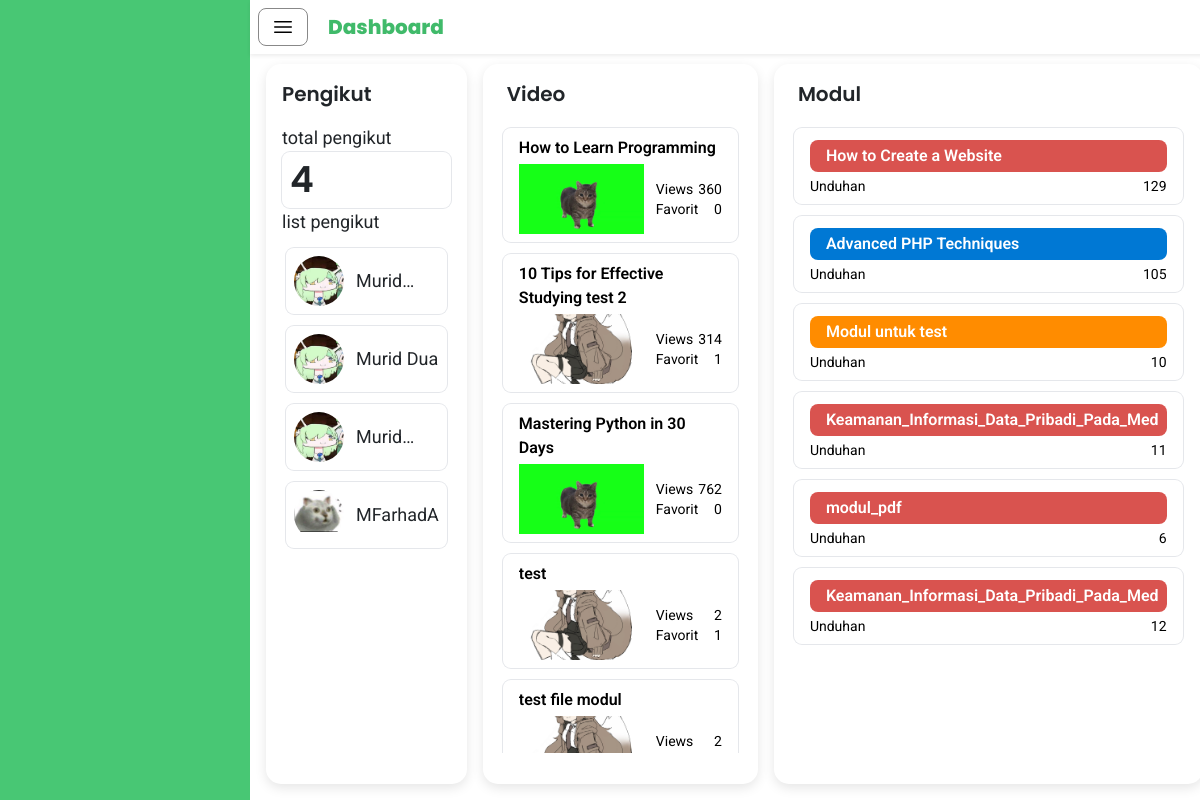
The page /guru/index.php (signed in) on the database its author committed.
### tables this page shows
CREATE TABLE IF NOT EXISTS `user` (
  `userID` int NOT NULL AUTO_INCREMENT,
  `email` varchar(255) NOT NULL,
  `password` varchar(255) NOT NULL,
  `name` varchar(255) NOT NULL,
  `school` varchar(255) NOT NULL,
  `profile_photo` varchar(255) NOT NULL,
  `role` int NOT NULL,
  PRIMARY KEY (`userID`)
);

CREATE TABLE IF NOT EXISTS `video` (
  `videoID` int NOT NULL AUTO_INCREMENT,
  `teacherID` int NOT NULL,
  `video` varchar(255) NOT NULL DEFAULT '',
  `thumbnail` varchar(255) NOT NULL DEFAULT '',
  `title` varchar(255) NOT NULL,
  `views` int NOT NULL,
  `upload_date` datetime NOT NULL,
  `favorite` int DEFAULT '0',
  PRIMARY KEY (`videoID`),
  KEY `teacherID` (`teacherID`),
  CONSTRAINT `video_ibfk_1` FOREIGN KEY (`teacherID`) REFERENCES `guru` (`teacherID`) ON DELETE CASCADE ON UPDATE CASCADE
);

CREATE TABLE IF NOT EXISTS `modul` (
  `moduleID` int NOT NULL AUTO_INCREMENT,
  `teacherID` int NOT NULL,
  `videoID` int NOT NULL,
  `title` varchar(255) NOT NULL,
  `download` int NOT NULL,
  `modul` varchar(255) NOT NULL,
  PRIMARY KEY (`moduleID`),
  KEY `teacherID` (`teacherID`),
  KEY `FK_modul_video` (`videoID`),
  CONSTRAINT `FK_modul_guru` FOREIGN KEY (`teacherID`) REFERENCES `guru` (`teacherID`),
  CONSTRAINT `FK_modul_video` FOREIGN KEY (`videoID`) REFERENCES `video` (`videoID`)
);

### guru/dataPengikut.php (called while the page is built, shortened)
<?php
include 'datateacherID.php';
$servername = "localhost";
$username = "root";
$password = "";
$dbname = "study_tube";
$conn = new mysqli($servername, $username, $password, $dbname);
$sql = "SELECT
            u.name AS pengikut_nama_murid,
            u.profile_photo AS pengikut_foto_profil_murid
        FROM
            user u
        JOIN
            siswa s ON u.userID = s.userID
        JOIN
            ikuti i ON s.studentID = i.studentID
        WHERE
            i.teacherID = ?
        ";
$stmt = $conn->prepare($sql);
$stmt->bind_param("i", $teacherID);
$stmt->execute();
$resultPengikut = $stmt->get_result();
?>

### guru/datateacherID.php (called while the page is built, shortened)
<?php
$servername = "localhost";
$username = "root";
$password = "";
$dbname = "study_tube";
$conn = new mysqli($servername, $username, $password, $dbname);
$userID = $_SESSION['user_id'];
$sqlteacherID = "SELECT teacherID FROM guru JOIN user ON guru.userID = user.userID WHERE user.userID = ?";
$stmtteacherID = $conn->prepare($sqlteacherID);
$stmtteacherID->bind_param("i", $userID);
$stmtteacherID->execute();
$resultteacherID = $stmtteacherID->get_result();
if ($row = $resultteacherID->fetch_assoc()) {
    $teacherID = $row['teacherID'];
} else {
    echo "Student ID tidak ditemukan.";
}
?>

### guru/dataVideo.php (called while the page is built, shortened)
<?php
include 'datateacherID.php';
$servername = "localhost";
$username = "root";
$password = "";
$dbname = "study_tube";
$conn = new mysqli($servername, $username, $password, $dbname);
$sql = "SELECT
            thumbnail,
            title,
            video,
            views,
            favorite
        FROM
            video
        WHERE
            teacherID = ?
        ";
$stmt = $conn->prepare($sql);
$stmt->bind_param("i", $teacherID);
$stmt->execute();
$resultVideo = $stmt->get_result();
?>

### guru/dataModul.php (called while the page is built, shortened)
<?php
include 'datateacherID.php';
$servername = "localhost";
$username = "root";
$password = "";
$dbname = "study_tube";
$conn = new mysqli($servername, $username, $password, $dbname);
$sql = "SELECT
            title,
            modul,
            download
        FROM
            modul
        WHERE
            teacherID = ?
        ";
$stmt = $conn->prepare($sql);
$stmt->bind_param("i", $teacherID);
$stmt->execute();
$resultModul = $stmt->get_result();
?>

### guru/index.php (the view, shortened to what this page needs)
<?php
    include 'dataPengikut.php';
    include 'dataRating.php';
    include 'dataVideo.php';
    include 'dataModul.php';
?>
<!DOCTYPE html>
<html lang="en">
<head>
    <script src="https://cdn.tailwindcss.com"></script>
    <link href="https://cdn.jsdelivr.net/npm/bootstrap@5.3.3/dist/css/bootstrap.min.css" rel="stylesheet">
    <link rel="stylesheet" href="style.css">
</head>
<body>
    <div id="sidebar" class="fixed top-0 left-0 h-screen bg-[#40BA6A]">
    </div>
    <div id="mainContent" class="main-content bg-white">
        <div class="fixed top-0 w-full bg-white z-50 shadow-sm">
            <div class="flex items-center space-x-5 p-2">
                <button id="toggleSidebar" class="btn btn-secondary col-rounded bg-white">
                    <svg xmlns="http://www.w3.org/2000/svg" fill="none" viewBox="0 0 24 24" stroke-width="1.5" stroke="black" class="size-6">
                        <path stroke-linecap="round" stroke-linejoin="round" d="M3.75 6.75h16.5M3.75 12h16.5m-16.5 5.25h16.5" />
                    </svg>
                </button>
                <h1 class="font-poppins font-extrabold text-[#40BA6A] text-xl my-auto">Dashboard</h1>
            </div>
        </div>
        <div class="container mt-12 p-3">
            <div class="flex flex-row h-[90vh] space-x-4">
                <div class="flex flex-row space-x-2 w-1/4">
                    <div class="col-rounded-shadow p-3 flex-auto">
                        <h1 class="font-poppins text-xl mx-auto line-clamp-1 mb-3">Pengikut</h1>
                        <p class="font-roboto font-normal text-lg mx-auto line-clamp-1">total pengikut</p>
                        <h1 class="font-poppins text-4xl mx-auto line-clamp-1 rounded-lg ring-1 ring-gray-200 p-2">
                            <?php echo $resultPengikut->num_rows; ?>
                        </h1>
                        <p class="font-roboto font-normal text-lg mx-auto line-clamp-1 mb-2">list pengikut</p>
                        <div id="list-pengikut" class="flex flex-col space-y-3 overflow-auto max-h-[calc(100%-180px)] p-1">
                            <?php if ($resultPengikut && $resultPengikut->num_rows > 0): ?>
                                <?php while ($pengikut = $resultPengikut->fetch_assoc()): ?>
                                    <div class="flex items-center rounded-lg ring-1 ring-gray-200 p-2" title="<?= htmlspecialchars($pengikut['pengikut_nama_murid']); ?>">
                                        <div class="flex-shrink-0 overflow-hidden w-[50px] h-[50px] rounded-full bg-white items-center mr-3">
                                            <div class="mx-auto">
                                                <img id="profilePhoto" src="<?= htmlspecialchars($pengikut['pengikut_foto_profil_murid']); ?>">
                                            </div>
                                        </div>
                                        <p class="text-lg font-roboto font-normal line-clamp-1"><?= htmlspecialchars($pengikut['pengikut_nama_murid']); ?></p>
                                    </div>
                                <?php endwhile; ?>
                            <?php else: ?>
                                <p class="text-lg font-roboto font-normal">Belum ada pengikut.</p>
                            <?php endif; ?>
                        </div>
                    </div>
                </div>
                <div class="flex flex-row flex-auto space-x-4">
                        <div class="col-rounded-shadow p-2 px-3 w-full">
                            <h1 class="font-poppins text-xl mx-auto line-clamp-1 p-2 mb-2">Video</h1>
                            <div id="list-video" class="flex flex-col space-y-3 overflow-auto max-h-[calc(100%-75px)] p-1">
                                <?php if ($resultVideo && $resultVideo->num_rows > 0): ?>
                                    <?php while ($video = $resultVideo->fetch_assoc()): ?>
                                        <div class="w-full h-auto rounded-lg ring-1 ring-gray-200 py-2 px-3">
                                            <p class="font-roboto text-black text-ellipsis line-clamp-2 mb-1">
                                                <?= htmlspecialchars($video['title']); ?>
                                            </p>
                                            <div class="flex items-center space-x-3">
                                                <div class="overflow-hidden w-[125px] h-[70px] bg-white flex items-center justify-center">
                                                    <div class="mx-auto item thumbnail">
                                                        <img src="<?= htmlspecialchars($video['thumbnail']); ?>" alt="" class="object-cover">
                                                    </div>
                                                </div>
                                                <div class="flex-1">
                                                    <div class="flex justify-between items-center">
                                                        <div>
                                                            <h1 class="font-roboto font-normal text-black text-sm truncate overflow-hidden">Views</h1>
                                                            <h1 class="font-roboto font-normal text-black text-sm truncate overflow-hidden">Favorit</h1>
                                                        </div>
                                                        <div class="text-right">
                                                            <h1 class="font-roboto font-normal text-black text-sm truncate overflow-hidden"><?= htmlspecialchars($video['views']); ?></h1>
                                                            <h1 class="font-roboto font-normal text-black text-sm truncate overflow-hidden"><?= htmlspecialchars($video['favorite']); ?></h1>
                                                        </div>
                                                    </div>
                                                </div>
                                            </div>
                                        </div>
                                    <?php endwhile; ?>
                                <?php else: ?>
                                    <p class="text-lg font-roboto font-normal">Belum ada video tersedia.</p>
                                <?php endif; ?>
                            </div>
                        </div>
                        <div class="col-rounded-shadow p-2 px-3 w-full">
                            <h1 class="font-poppins text-xl mx-auto line-clamp-1 p-2 mb-2">Modul</h1>
                            <div id="list-modul" class="flex flex-col space-y-3 overflow-auto max-h-[calc(100%-75px)] p-1">
                            <?php if ($resultModul && $resultModul->num_rows > 0): ?>
                                <?php while ($modul = $resultModul->fetch_assoc()): ?>
                                    <?php
                                        $file = htmlspecialchars($modul['modul']);
                                        if (strpos($file, '.pdf') !== false) {
                                            $bgColor = 'bg-[#D9534F]';
                                        } elseif (strpos($file, '.docx') !== false || strpos($file, '.doc') !== false) {
                                            $bgColor = 'bg-[#0078D4]';
                                        } elseif (strpos($file, '.pptx') !== false || strpos($file, '.ppt') !== false) {
                                            $bgColor = 'bg-[#FF8C00]';
                                        } else {
                                            $bgColor = 'bg-[#CCCCCC]';
                                        }
                                    ?>
                                    <div class="w-full h-auto rounded-lg ring-1 ring-gray-200 py-2 px-3 items-center">
                                        <div class="flex flex-1 overflow-hidden rounded-lg mt-1 <?= $bgColor ?> px-2 py-1">
                                            <p class="font-roboto text-white text-ellipsis line-clamp-1 pl-2"><?= htmlspecialchars($modul['title']); ?></p>
                                        </div>
                                        <div class="flex flex-1 justify-between items-center mt-1">
                                            <div>
                                                <h1 class="font-roboto font-normal text-black text-sm truncate overflow-hidden">Unduhan</h1>
                                            </div>
                                            <div class="text-right">
                                                <h1 class="font-roboto font-normal text-black text-sm truncate overflow-hidden"><?= htmlspecialchars($modul['download']); ?></h1>
                                            </div>
                                        </div>
                                    </div>
                                <?php endwhile; ?>
                            <?php else: ?>
                                <p class="text-lg font-roboto font-normal">Belum ada modul tersedia.</p>
                            <?php endif; ?>
                            </div>
                        </div>
                </div>
            </div>
        </div>
    </div>
</body>
</html>

### guru/style.css (style rules this page uses)
.font-poppins { font-family: 'Poppins', sans-serif; font-weight: 600; }
.col-rounded { border-radius: 0.5rem; border-width: 1px; border-color: #888; }
.col-rounded-shadow { border-radius: 15px; box-shadow: 0px 4px 12px rgba(0, 0, 0, 0.1); }
.font-roboto { font-family: 'Roboto', sans-serif; font-weight: 600; }
#sidebar { height: 100vh; position: fixed; top: 0; left: 0; z-index: 10; transition: transform 0.3s ease-in-out; width: 250px; background-color: #48c774; color: white; }
.main-content { margin-left: 250px; transition: margin-left 0.3s ease-in-out; }

### rows shown on the page
user: profile_photo (picture)
user: profile_photo (picture), name "Murid Dua"
user: profile_photo (picture)
user: profile_photo (picture), name "MFarhadA"
video: title "How to Learn Programming", thumbnail (picture), views "360", favorite "0"
video: title "10 Tips for Effective Studying test 2", thumbnail (picture), views "314", favorite "1"
video: title "Mastering Python in 30 Days", thumbnail (picture), views "762", favorite "0"
video: title "test", thumbnail (picture), views "2", favorite "1"
video: title "test file modul", thumbnail (picture), views "2"
modul: title "How to Create a Website", download "129"
modul: title "Advanced PHP Techniques", download "105"
modul: title "Modul untuk test", download "10"
modul: title "Keamanan_Informasi_Data_Pribadi_Pada_Med", download "11"
modul: title "modul_pdf", download "6"
modul: title "Keamanan_Informasi_Data_Pribadi_Pada_Med", download "12"

### other values the page prints
$resultPengikut->num_rows "4"
